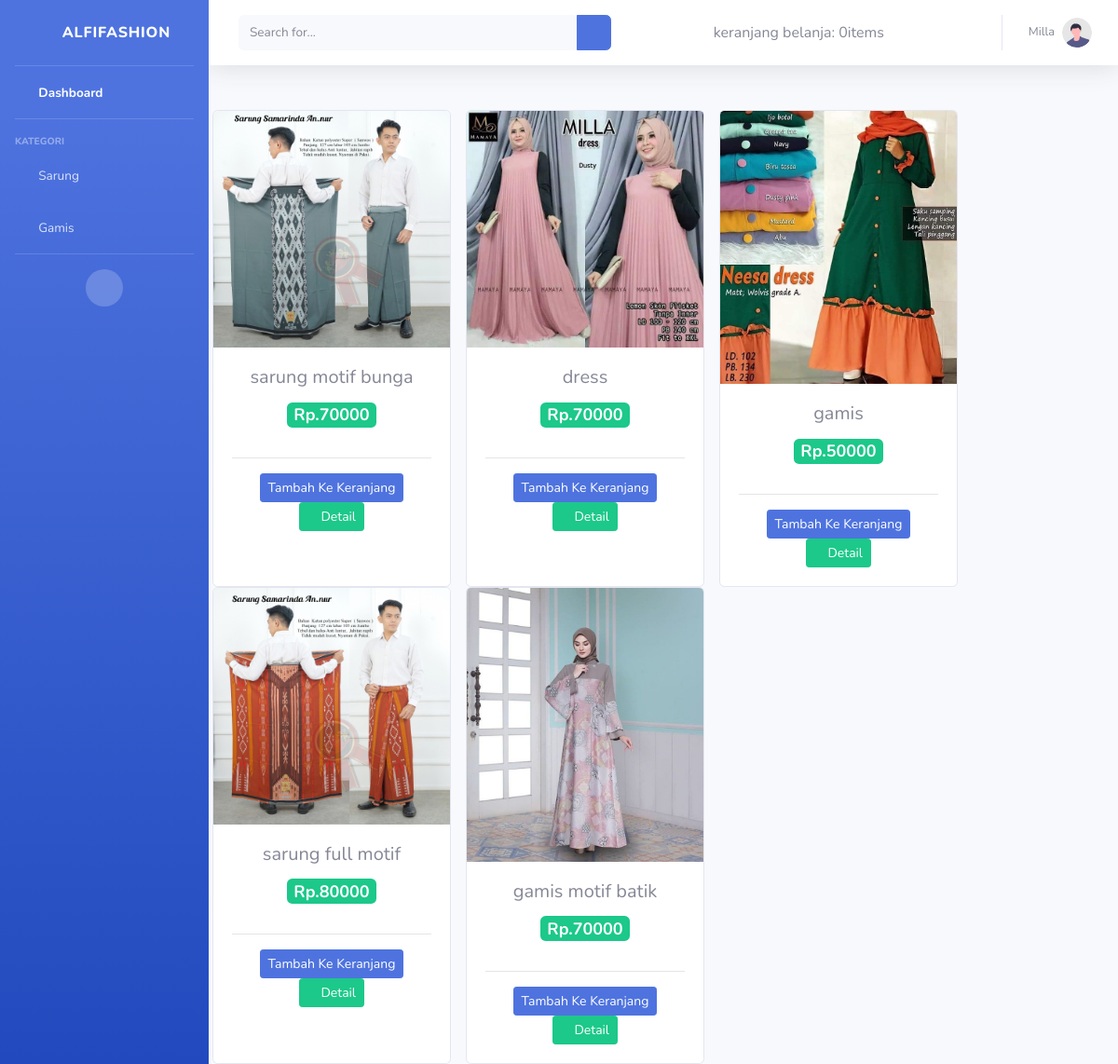
The page /index.php/dashboard on the database its author committed.
### tables this page shows
CREATE TABLE `produk` (
  `id` int(11) NOT NULL,
  `nama_barang` varchar(20) NOT NULL,
  `harga_barang` int(15) NOT NULL,
  `detail_produk` text NOT NULL,
  `image` varchar(100) NOT NULL
);

### application/controllers/Dashboard.php (called while the page is built, shortened)
<?php
class Dashboard extends CI_Controller
{
    public function index()
    {
        $data['produk'] = $this->M_produk->tampil_data()->result();
        $this->load->view('templates/header');
        $this->load->view('templates/sidebar');
        $this->load->view('dashboard', $data);
        $this->load->view('templates/footer');
    }
}

### index.php (called while the page is built, shortened)
<?php
require_once BASEPATH.'core/CodeIgniter.php';

### application/models/M_produk.php (called while the page is built, shortened)
<?php
class M_produk extends CI_Model
{
	public function tampil_data()
	{
		return $this->db->get('produk');
	}
}

### application/views/dashboard.php (the view)
<div class="row text-center mt-5">
    <?php foreach ($produk as $prdk) : ?>
        <div class="card ml-3 " style="width: 16rem;">
            <img src="<?= base_url() . '/uploads/' . $prdk->image ?>" class="card-img-top" alt="...">
            <div class="card-body">
                <h5 class="card-title"><?= $prdk->nama_barang ?></h5>
                <h4><span class="badge  badge-success mb-3 ">Rp.<?= $prdk->harga_barang ?></span></h4>
                <hr>
                <?= anchor('dashboard/tambah_ke_keranjang/' . $prdk->id, '<div class="btn btn-sm btn-primary"> Tambah Ke Keranjang</div>') ?>
                <a href="#" class="btn btn-success btn-sm "><i class="fa fa-search"></i> Detail</a>
            </div>
        </div>
    <?php endforeach; ?>
</div>
</div>

### application/views/templates/Header.php (shortened to what this page needs)
<!DOCTYPE html>
<html lang="en">
<head>
    <link href="<?= base_url() ?>assets/vendor/fontawesome-free/css/all.min.css" rel="stylesheet" type="text/css">
    <link href="<?= base_url() ?>assets/css/sb-admin-2.min.css" rel="stylesheet">
</head>

### application/views/templates/Sidebar.php (shortened to what this page needs)
<body id="page-top">
    <div id="wrapper">
        <ul class="navbar-nav bg-gradient-primary sidebar sidebar-dark accordion" id="accordionSidebar">
            <a class="sidebar-brand d-flex align-items-center justify-content-center" href="index.html">
                <div class="sidebar-brand-icon rotate-n-15">
                    <i class="fas fa-store"></i>
                </div>
                <div class="sidebar-brand-text mx-3">AlfiFashion</div>
            </a>
            <hr class="sidebar-divider my-0">
            <li class="nav-item active">
                <a class="nav-link" href="<?= site_url('index.php/admin/Dashboard'); ?>">
                    <i class="fas fa-fw fa-tachometer-alt"></i>
                    <span>Dashboard</span></a>
            </li>
            <hr class="sidebar-divider">
            <div class="sidebar-heading">
                KATEGORI
            </div>
            <li class="nav-item">
                <a class="nav-link" href="tables.html">
                    <i class="fas fa-fw fa-tshirt"></i>
                    <span>Sarung</span></a>
            </li>
            <li class="nav-item">
                <a class="nav-link" href="tables.html">
                    <i class="fas fa-fw fa-tshirt"></i>
                    <span>Gamis</span></a>
            </li>
            <hr class="sidebar-divider d-none d-md-block">
            <div class="text-center d-none d-md-inline">
                <button class="rounded-circle border-0" id="sidebarToggle"></button>
            </div>
        </ul>
        <div id="content-wrapper" class="d-flex flex-column">
            <div id="content">
                <nav class="navbar navbar-expand navbar-light bg-white topbar mb-4 static-top shadow">
                    <form class="d-none d-sm-inline-block form-inline mr-auto ml-md-3 my-2 my-md-0 mw-100 navbar-search">
                        <div class="input-group">
                            <input type="text" class="form-control bg-light border-0 small" placeholder="Search for..." aria-label="Search" aria-describedby="basic-addon2">
                            <div class="input-group-append">
                                <button class="btn btn-primary" type="button">
                                    <i class="fas fa-search fa-sm"></i>
                                </button>
                            </div>
                        </div>
                    </form>
                    <div class="navbar">
                        <ul class="nav navbar-nav-right">
                            <li>
                                <?php
                                $keranjang = 'keranjang belanja: ' . $this->cart->total_items() . 'items' ?>
                                <?= $keranjang ?>
                            </li>
                        </ul>
                    </div>
                    <ul class="navbar-nav ml-auto">
                        <li class="nav-item dropdown no-arrow">
                            <a class="nav-link dropdown-toggle" href="#" id="userDropdown" role="button" data-toggle="dropdown" aria-haspopup="true" aria-expanded="false">
                                <span class="mr-2 d-none d-lg-inline text-gray-600 small">Milla</span>
                                <img class="img-profile rounded-circle" src="<?= base_url() ?>assets/img/undraw_profile.svg">
                            </a>
                        </li>
                    </ul>
                </nav>

### application/views/templates/Footer.php (shortened to what this page needs)
</div>
</div>
</body>
</html>

### rows shown on the page
produk: image (picture), nama_barang "sarung motif bunga", harga_barang "70000", id "Tambah Ke Keranjang"
produk: image (picture), nama_barang "dress", harga_barang "70000", id "Tambah Ke Keranjang"
produk: image (picture), nama_barang "gamis", harga_barang "50000", id "Tambah Ke Keranjang"
produk: image (picture), nama_barang "sarung full motif", harga_barang "80000", id "Tambah Ke Keranjang"
produk: image (picture), nama_barang "gamis motif batik", harga_barang "70000", id "Tambah Ke Keranjang"

### other values the page prints
$keranjang "keranjang belanja: 0items"
